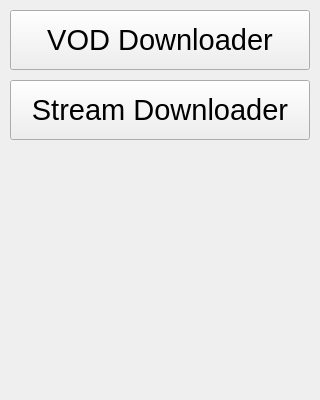
<?xml version="1.0" encoding="UTF-8"?>
<ui version="4.0">
 <class>MainWindow</class>
 <widget class="QMainWindow" name="MainWindow">
  <property name="geometry">
   <rect>
    <x>0</x>
    <y>0</y>
    <width>320</width>
    <height>400</height>
   </rect>
  </property>
  <property name="font">
   <font>
    <pointsize>22</pointsize>
   </font>
  </property>
  <property name="windowTitle">
   <string>Twitch Keeper</string>
  </property>
  <property name="windowIcon">
   <iconset>
    <normaloff>../assets/icon.png</normaloff>../assets/icon.png</iconset>
  </property>
  <property name="locale">
   <locale language="English" country="UnitedStates"/>
  </property>
  <widget class="QWidget" name="centralwidget">
   <widget class="QPushButton" name="vodButton">
    <property name="geometry">
     <rect>
      <x>10</x>
      <y>10</y>
      <width>300</width>
      <height>60</height>
     </rect>
    </property>
    <property name="text">
     <string>VOD Downloader</string>
    </property>
   </widget>
   <widget class="QPushButton" name="streamButton">
    <property name="geometry">
     <rect>
      <x>10</x>
      <y>80</y>
      <width>300</width>
      <height>60</height>
     </rect>
    </property>
    <property name="text">
     <string>Stream Downloader</string>
    </property>
   </widget>
  </widget>
 </widget>
 <resources/>
 <connections/>
</ui>
